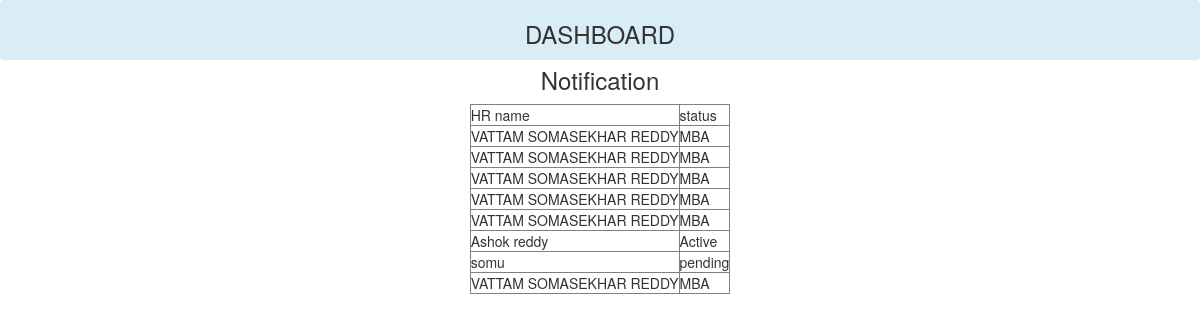
Screenshot of /notification/ with the database file from the repository.
### studentapp/models.py (models this page shows)
class StudentRegistration(models.Model):
    name=models.CharField(max_length=50)
    contact = models.IntegerField()
    date_of_birth=models.DateField()
    qualification = models.CharField(max_length=30)
    passing_year = models.DateField()
    emil=models.EmailField()
    password=models.CharField(max_length=30)

### studentapp/views.py (the view)
# urls.py: path('notification/',views.Notification,name='notification'),
def Notification(request):
    type='notification'
    students=StudentRegistration.objects.all()
    for student in students:
        statu=student.qualification
        status= statu =='ACtive'
    return render(request,'home.html',{'type':type,'student':students,'status':status})

### studentapp/templates/home.html (shortened to what this page needs)
<!DOCTYPE html>
 <html class="no-js" lang="en-us">
  <head>
    </head>
<link rel="stylesheet" href="https://maxcdn.bootstrapcdn.com/bootstrap/3.3.7/css/bootstrap.min.css"/>
<link rel="stylesheet" href="https://cdnjs.cloudflare.com/ajax/libs/font-awesome/4.3.0/css/font-awesome.min.css"/>
<body>
{% if type == 'notification' %}
<nav class="navbar  navbar-color "  role="navigation">
  <div class="container" style="width: auto">
      <h3 align="center">DASHBOARD</h3>
    <h3 align="center">Notification</h3>
    <table align="center" border="1">
    <tr>
        <td>HR name</td>
        <td>status</td>
    </tr>
    {% for x in student %}
        {% if status == 'ACtive' %}
        <tr>
        <td>{{ x.name }}</td>
        <td><a href="//">{{ x.qualification }}</a></td>
        </tr>
        {% else %}
        <tr>
        <td>{{ x.name }}</td>
        <td>{{ x.qualification }}</td>
        </tr>
        {% endif %}
    {% endfor %}
    </table>
{% endif %}
</div>
</nav>
</body>
</html>

### studentapp/templates/home.html (style rules this page uses)
.navbar-color { background-color: #d9edf7; height: 60px; }

### rows the page displays
StudentRegistration: name "VATTAM SOMASEKHAR REDDY", qualification "MBA"
StudentRegistration: name "VATTAM SOMASEKHAR REDDY", qualification "MBA"
StudentRegistration: name "VATTAM SOMASEKHAR REDDY", qualification "MBA"
StudentRegistration: name "VATTAM SOMASEKHAR REDDY", qualification "MBA"
StudentRegistration: name "VATTAM SOMASEKHAR REDDY", qualification "MBA"
StudentRegistration: name "Ashok reddy", qualification "Active"
StudentRegistration: name "somu", qualification "pending"
StudentRegistration: name "VATTAM SOMASEKHAR REDDY", qualification "MBA"
